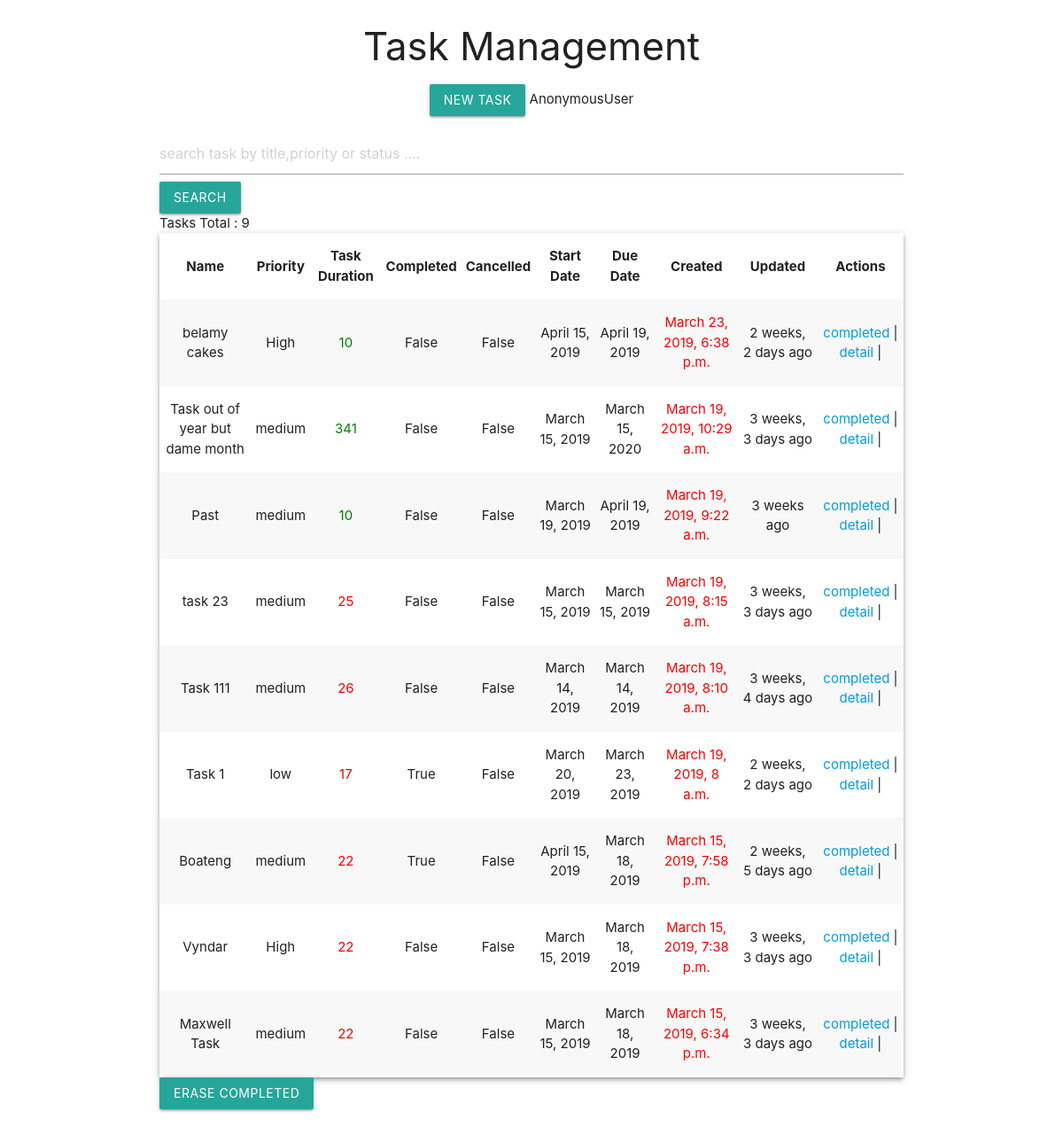
Page /task/ on the committed database.
### task/models.py (models this page shows, shortened)
class Task(models.Model):
	LOW = 'low'
	MEDIUM = 'medium'
	HIGH = 'High'
	PRIORITY = (
	(LOW,'Low'),
	(MEDIUM,'Medium'),
	(HIGH,'High'),
	)
	owner = models.ForeignKey(User,on_delete = models.CASCADE, default = 1)
	name = models.CharField(max_length=125, blank=False,null=False)
	description = models.CharField(max_length=225,blank=False,null=False)
	priority = models.CharField(max_length=7,choices=PRIORITY,default=HIGH)
	completed = models.BooleanField(default=False)
	cancelled = models.BooleanField(default=False)
	start = models.DateField(blank=False,null=False)
	end   = models.DateField(blank=False,null=False)
	status = models.CharField(max_length=8,default="pending")
	created = models.DateTimeField(auto_now=False, auto_now_add=True)
	updated = models.DateTimeField(auto_now=True)
	class Meta:
		ordering = ['-created','-updated']
	@property
	def is_due(self):
		if self.end > datetime.date.today():
			return False
		return True
	@property
	def task_days_count(self):
		days = ''
		today_date = datetime.date.today()
		due_date = self.end
		if not self.is_due:
			days = (due_date - today_date).days
			return days
		days = (today_date - due_date).days
		return days

### task/views.py (the view)
# urls.py: path('',views.task_list,name='tasks_list'),
def task_list(request):
	queryset= Task.objects.all()
	query = request.GET.get('query')
	print(query in request.GET)
	if query:
		queryset = queryset.filter(
		Q(name__icontains=query) |
		Q(priority__icontains=query) |
		Q(status__icontains=query)
	)
	dataset = {
	'tasks':queryset,
	'title':'Task Here'
	}
	template = 'task/tasks.html'
	return render(request,template,dataset)

### task/templates/task/tasks.html (shortened to what this page needs)
{% extends '_layout.html' %}
{% load humanize %}
{% block subtitle %}
<h3>Task Management</h3>
<a href="{% url 'task:create_task' %}"  class="btn">New Task</a>
{{request.user}}
{% endblock %}
{% block content %}
{% block search%}
<form action="" method="GET">
	<input type="search" name="query" value="{{request.GET.query}}" placeholder="search task by title,priority or status ....">
	<button class="btn" type="submit">Search</button>
</form>
{% endblock%}
{% if tasks %}
<span>Tasks Total : {{ tasks.count }}</span>
<table class="striped centered z-depth-2" >
		        <thead>
		          <tr>
		              <th>Name</th>
		              <th>Priority</th>
		              <th>Task Duration</th>
		              <th>Completed</th>
		              <th>Cancelled</th>
		              <th>Start Date</th>
		              <th>Due Date</th>
		              <th>Created </th>
		              <th>Updated </th>
		              <th>Actions</th>
		          </tr>
		        </thead>
		        <tbody>
		        {% for task in tasks %}
		          <tr>
		          	<td>{{ task.name}}</td>
		          	<td>{{ task.priority}}</td>
		          	{% if task.is_due %}
		          	<td style="color:red">{{ task.task_days_count}}</td>
		          	{% else %}
		          	<td style="color:green">{{ task.task_days_count}}</td>
		          	{% endif %}
		          	<td>{{ task.completed}}</td>
		          	<td>{{ task.cancelled}}</td>
		          	<td>{{ task.start}}</td>
		          	<td>{{ task.end}}</td>
		          	<td style="color:red">{{ task.created}}</td>
		          	<td>{{ task.updated|naturaltime}}</td>
		          	<td>
		          	 <a href="{% url 'task:done' task.id %}">completed</a> |
		          	 <a href="{% url 'task:detail' task.id %}">detail</a> |
		          	</td>
		          </tr>
		          {% endfor %}
		        </tbody>
	      </table>
	      <a href="{% url 'task:delete_all_approved' %}" class="btn">Erase Completed</a>
{% else %}
<span>search query <b>{{request.GET.query}}</b>, does not exist in database</span>
{% endif %}
{% endblock %}

### templates/_layout.html (shortened to what this page needs)
{% load static %}
{% load humanize %}
<!doctype html>
<html>
	<head>
		<link rel="stylesheet" href="{% static 'task/css/materialize.min.css' %}" type="text/css">
	</head>
    <body>
      <div class="container">
        <div class="row">
          <div class="col s12 center-align">
          	{% block subtitle %}
          	{% endblock %}
          </div>
    	</div>
    	<div class="row">
          {% block content %}{% endblock %}
    	</div>
      </div>
    </body>
</html>

### rows in the picture
Task: name "belamy cakes", priority "High", task_days_count "10", completed "False", cancelled "False", start "April 15, 2019", end "April 19, 2019", created "March 23, 2019, 6:38 p.m.", updated "2 weeks, 2 days ago"
Task: name "Task out of year but dame month", priority "medium", task_days_count "341", completed "False", cancelled "False", start "March 15, 2019", end "March 15, 2020", created "March 19, 2019, 10:29 a.m.", updated "3 weeks, 3 days ago"
Task: name "Past", priority "medium", task_days_count "10", completed "False", cancelled "False", start "March 19, 2019", end "April 19, 2019", created "March 19, 2019, 9:22 a.m.", updated "3 weeks ago"
Task: name "task 23", priority "medium", task_days_count "25", completed "False", cancelled "False", start "March 15, 2019", end "March 15, 2019", created "March 19, 2019, 8:15 a.m.", updated "3 weeks, 3 days ago"
Task: name "Task 111", priority "medium", task_days_count "26", completed "False", cancelled "False", start "March 14, 2019", end "March 14, 2019", created "March 19, 2019, 8:10 a.m.", updated "3 weeks, 4 days ago"
Task: name "Task 1", priority "low", task_days_count "17", completed "True", cancelled "False", start "March 20, 2019", end "March 23, 2019", created "March 19, 2019, 8 a.m.", updated "2 weeks, 2 days ago"
Task: name "Boateng", priority "medium", task_days_count "22", completed "True", cancelled "False", start "April 15, 2019", end "March 18, 2019", created "March 15, 2019, 7:58 p.m.", updated "2 weeks, 5 days ago"
Task: name "Vyndar", priority "High", task_days_count "22", completed "False", cancelled "False", start "March 15, 2019", end "March 18, 2019", created "March 15, 2019, 7:38 p.m.", updated "3 weeks, 3 days ago"
Task: name "Maxwell Task", priority "medium", task_days_count "22", completed "False", cancelled "False", start "March 15, 2019", end "March 18, 2019", created "March 15, 2019, 6:34 p.m.", updated "3 weeks, 3 days ago"

### other values in the picture
{{ request.user }} "AnonymousUser"
{{ tasks.count }} "9"
